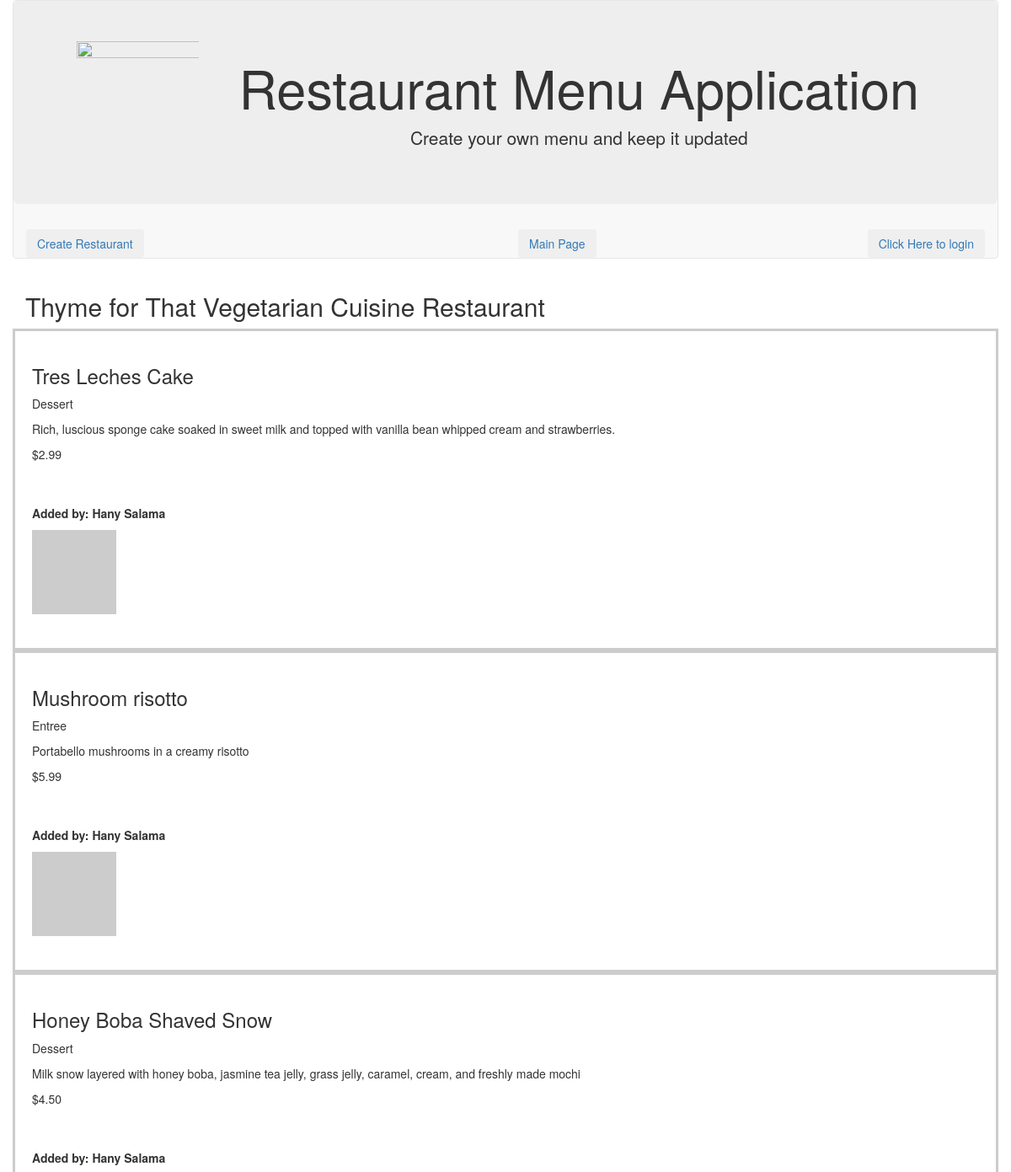
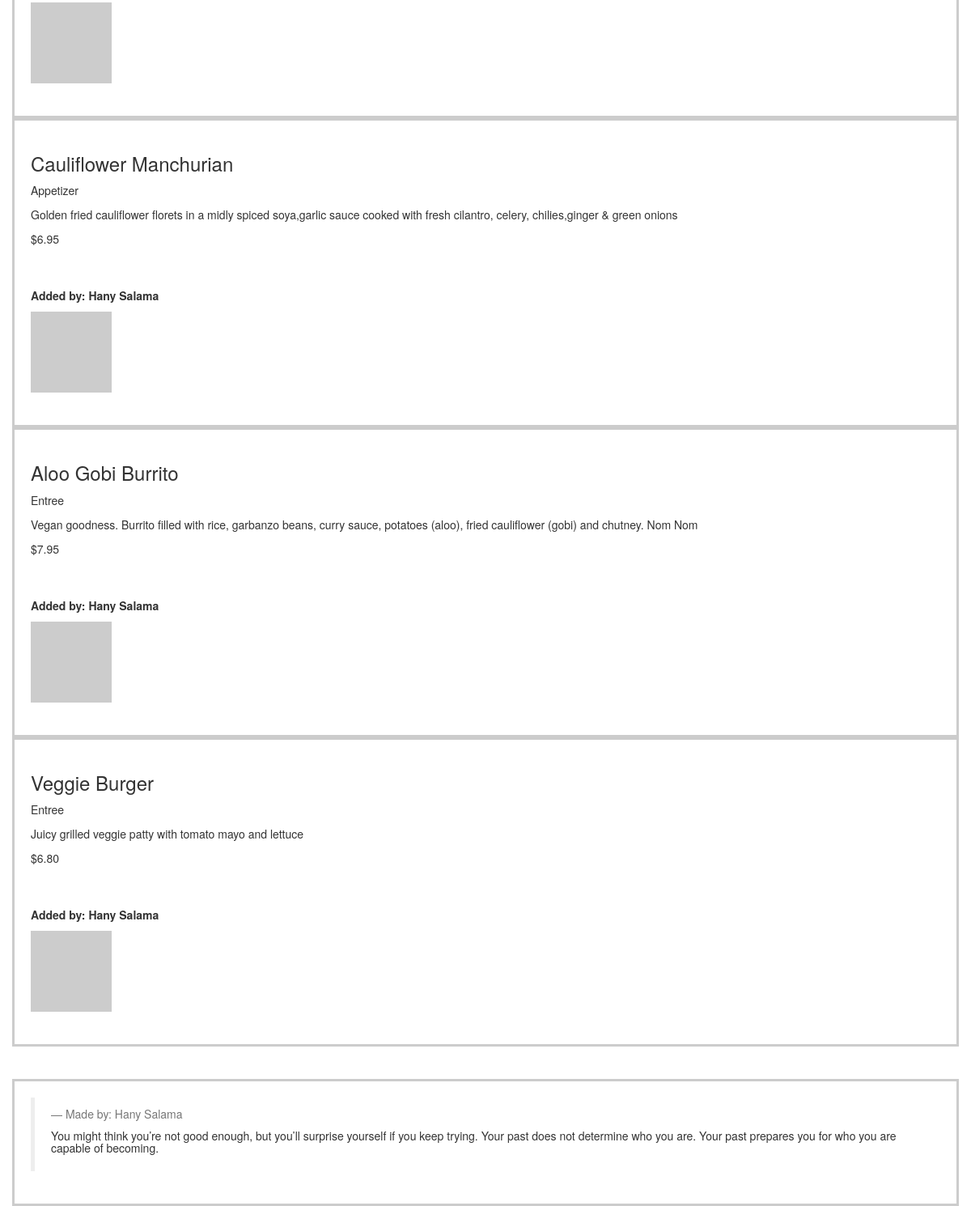
/restaurant/4/?creator=1, run on the app's committed database (2 pictures, top to bottom).
### database_setup.py (models this page shows, shortened)
class Restaurant(Base):
    __tablename__ = 'restaurant'
    id = Column(Integer, primary_key=True)
    name = Column(String(80), nullable=False)
    user_id = Column(Integer, ForeignKey('user.id'), nullable=False)
    user = relationship(User)
    menu_item = relationship("MenuItem", cascade="all, delete-orphan")

class MenuItem(Base):
    __tablename__ = 'menu_item'
    id = Column(Integer, primary_key=True)
    name = Column(String(80), nullable=False)
    course = Column(String(250), nullable=False)
    description = Column(String(250), nullable=False)
    price = Column(String(8), nullable=False)
    restaurant_id = Column(Integer, ForeignKey('restaurant.id'), nullable=False)
    restaurant = relationship(Restaurant)
    user_id = Column(Integer, ForeignKey('user.id'), nullable=False)
    user = relationship(User)

class User(Base):
    __tablename__ = 'user'
    id = Column(Integer, primary_key=True)
    name = Column(String(250), nullable=False)
    email = Column(String(250), nullable=False)
    picture = Column(String(250))
    user_type = Column(Integer, ForeignKey('usertype.id'), nullable=False)
    usertype = relationship(UserType)

### project.py (the view)
@app.route('/restaurant/<int:restaurant_id>/menu')
@app.route('/restaurant/<int:restaurant_id>/')
def restaurantMenu(restaurant_id):
    restaurant = session.query(Restaurant).filter_by(id=restaurant_id).one()
    creator = getUserInfo(restaurant.user_id)
    items = session.query(MenuItem).filter_by(restaurant_id=restaurant.id)
    if 'username' not in login_session or creator.id != login_session['user_id']:
        return render_template('publicmenu.html', restaurant=restaurant,
                               items=items, creator=creator)
    else:
        return render_template('menu.html', restaurant=restaurant,
                               items=items, creator=creator)

### project.py (called while the page is built)
def getUserInfo(user_id):
    user = session.query(User).filter_by(id=user_id).one()
    return user  # user object associated with his ID number

### templates/publicmenu.html (shortened to what this page needs)
<!DOCTYPE html>
<html lang="en">
<head>
  <link rel="stylesheet" href="https://maxcdn.bootstrapcdn.com/bootstrap/3.3.7/css/bootstrap.min.css">
</head>
<body>
	<nav class="container navbar navbar-default">
			<div class="row jumbotron text-center" >
				<div class="col-sm-2">
					<img src="https://encrypted-tbn0.gstatic.com/images?q=tbn:ANd9GcTH5R0y5qayuiElPD73gzkTivCHLx7oDWrYgsQz6QgFg3GkY_We" class="title-logo img-fluid img-responsive" height="150" width="150"/>
				</div>
				<div class="col-sm-10">
					<h1>Restaurant Menu Application</h1>
					<p> Create your own menu and keep it updated </p>
				</div>
				</div>
			<div class="row">
				<div class="col-md-6 btn-group text-center" role="group">
					<button type="button" class="btn btn-secondary pull-left">
            <a href= '{{url_for('newRestaurant', restaurant_id= restaurant_id)}}'>Create Restaurant</a>
					</button>
				</div>
				<div class="col-md-3 btn-group text-center" role="group">
					<button type="button" class="btn btn-secondary pull-left">
						<a href='{{url_for('restaurantName')}}'>Main Page</a>
					</button>
				</div>
				<div class="col-md-3 btn-group text-center" role="group">
					<button type="button" class="btn btn-secondary pull-right">
						{% if 'username' not in session %}
						<a  href="{{url_for('showLogin')}}">Click Here to login</a>
						{% else %}
						<a  href="{{url_for('gdisconnect')}}">Disconnect</a>
						{% endif %}
					</button>
				</div>
			</div>
	</nav>
    	<div class="container container-fluid responsive">
        <div>
          <h2>{{ restaurant.name }} Restaurant</h2>
        </div>
    		{% for i in items %}
    		<div class="row container-fluid responsive" style="padding: 20px; border: 3px solid #ccc">
          <h3>{{i.name}}</h3>
          <p>{{i.course}}</p>
          <p>{{i.description}}</p>
          <p>{{i.price}}</p>
          <p><strong>Added by: {{creator.name}}</strong></p>
          <img src={{creator.picture}} alt="Italian Trulli" height="100" width="100">
    		</div>
    	  {% endfor %}
        <div class="row" style="padding: 20px; border: 3px solid #ccc">
          <blockquote>
            <footer>Made by: Hany Salama</footer>
            <h5>You might think you’re not good enough, but you’ll surprise yourself if you keep trying.
               Your past does not determine who you are. Your past prepares you for who you are capable of becoming.</h5>
          </blockquote>
        </div>
    	</div>
  </body>
</html>

### data on the page
Restaurant: name "Thyme for That Vegetarian Cuisine"
MenuItem: name "Tres Leches Cake", course "Dessert", description "Rich, luscious sponge cake soaked in sweet milk and topped with vanilla bean whipped cream and strawberries.", price "$2.99"
User: name "Hany Salama"
MenuItem: name "Mushroom risotto", course "Entree", description "Portabello mushrooms in a creamy risotto", price "$5.99"
MenuItem: name "Honey Boba Shaved Snow", course "Dessert", description "Milk snow layered with honey boba, jasmine tea jelly, grass jelly, caramel, cream, and freshly made mochi", price "$4.50"
MenuItem: name "Cauliflower Manchurian", course "Appetizer", description "Golden fried cauliflower florets in a midly spiced soya,garlic sauce cooked with fresh cilantro, celery, chilies,ginger & green onions", price "$6.95"
MenuItem: name "Aloo Gobi Burrito", course "Entree", description "Vegan goodness. Burrito filled with rice, garbanzo beans, curry sauce, potatoes (aloo), fried cauliflower (gobi) and chutney. Nom Nom", price "$7.95"
MenuItem: name "Veggie Burger", course "Entree", description "Juicy grilled veggie patty with tomato mayo and lettuce", price "$6.80"
